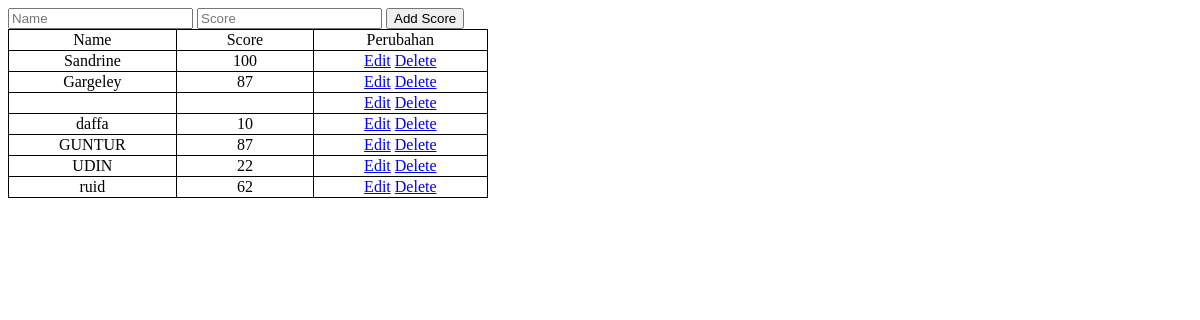
Before: / with the older database file.
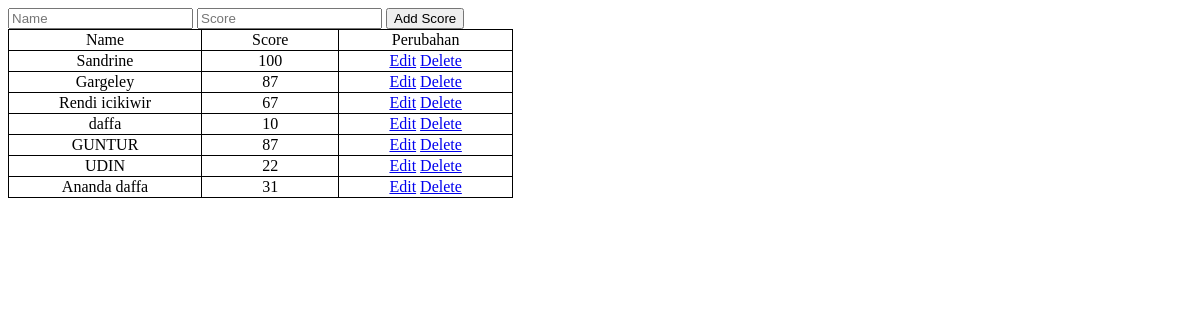
After: the same page with the newer database file.
### tables this page shows
CREATE TABLE "score" (
	"id"	INTEGER NOT NULL,
	"name"	TEXT NOT NULL,
	"score"	INTEGER NOT NULL,
	PRIMARY KEY("id" AUTOINCREMENT)
);

### app.py (the view)
@app.route("/", methods=["GET", "POST"])
def index():
    if  request.method == "POST":
      name = request.form.get("name")
      score = request.form.get("score")
      db.execute("INSERT INTO score (name,score) VALUES(?,?)",name,score )
      return redirect("/")
    else:
      score = db.execute("SELECT * FROM score")
    return render_template("index.html", score=score)

### templates/index.html (shortened to what this page needs)
<!DOCTYPE html>
<html lang="en">
<head>
</head>
<body>
    <form action="/" method="POST">
        <input name="name" placeholder="Name" type="text">
        <input name="score" placeholder="Score" type="number">
        <input type="submit" value="Add Score">
    </form>
    <table>
    <tr>
        <td>Name</td>
        <td>Score</td>
        <td>Perubahan</td>
    </tr>
       {% for score in score %}
        <tr>
            <td>{{ score.name}}</td>
            <td>{{score.score}}</td>
            <td>
                <a href="/edit/{{score['id']}}">Edit</a>
                <a href="/delete/{{score['id']}}" onclick="return confirm ('Apakah Anda Yakin Akan Menghapus?');">Delete</a>
            </td>
        </tr>
        {% endfor %}
    </table>
</body>
</html>

### templates/index.html (style rules this page uses)
table, th,td { border: 1px solid black; border-collapse: collapse; padding-left: 50px; padding-right: 50px; text-align: center; }

Changed rows visible on the page:
changed score: name (not shown) → "Rendi icikiwir"; score (not shown) → "67"
changed score: name "ruid" → "Ananda daffa"; score "62" → "31"
